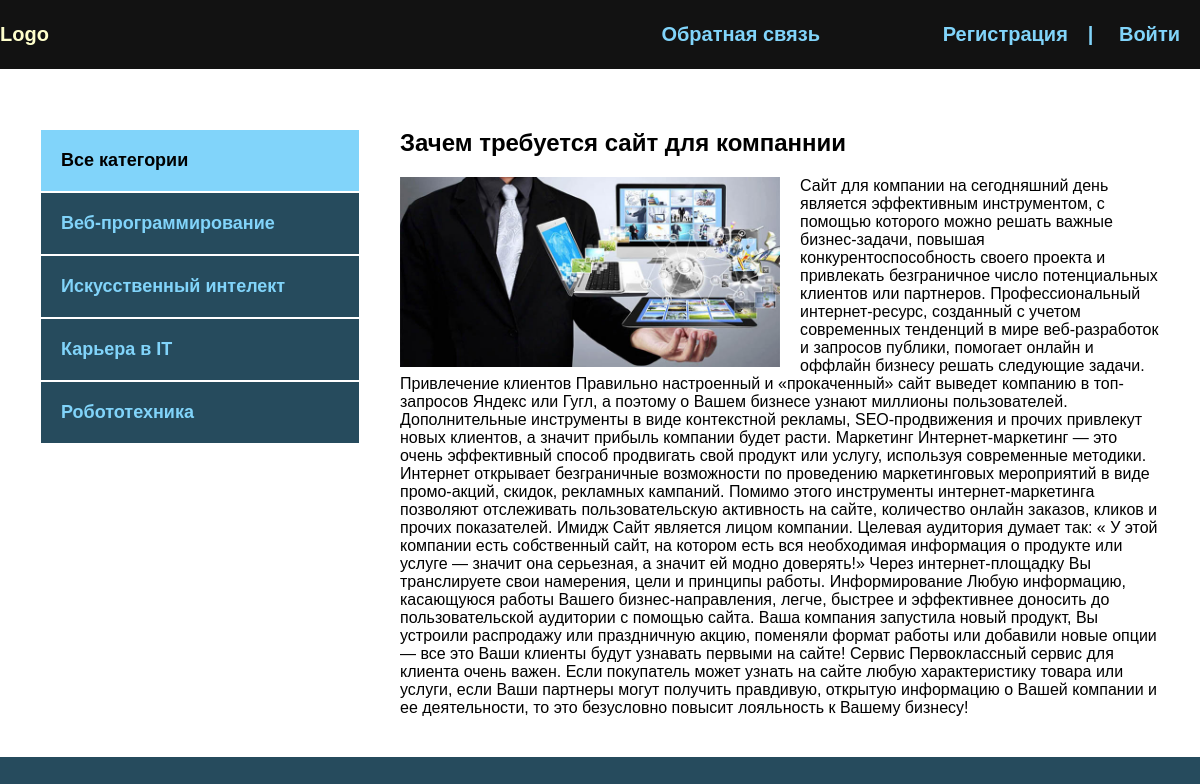
/post/zachem-trebuetsya-sajt-dlya-kompannii/, run on the app's committed database.
### blog/models.py (models this page shows, shortened)
class Category(models.Model):
    name = models.CharField(max_length=100, db_index=True, verbose_name='Категория')
    slug = models.SlugField(max_length=100, db_index=True, unique=True, verbose_name='URL')
    def get_absolut_url(self):
        return reverse('category', kwargs={'cat_slug': self.slug})
    class Meta:
        verbose_name = 'Категория'
        verbose_name_plural = 'Категории'

class Blog(models.Model):
    title = models.CharField(max_length=255, verbose_name='Название')
    slug = models.SlugField(max_length=255, unique=True, db_index=True, verbose_name='URL')
    content = models.TextField(blank=True, verbose_name='Контент')
    photo = models.ImageField(upload_to='photos/%Y/%m/%d', blank=True, verbose_name='Фото')
    time_completed = models.DateTimeField(auto_now_add=True, verbose_name='Дата опубликации')
    time_update = models.DateTimeField(auto_now=True, verbose_name='Дата обновления')
    is_published = models.BooleanField(default=True, verbose_name='Опубликовано')
    cat = models.ForeignKey('Category', on_delete=models.PROTECT, verbose_name='Категория')
    def __str__(self):
        return self.title
    class Meta:
        verbose_name = 'Новость'
        verbose_name_plural = 'Новости'
        ordering = ['-time_completed']

### blog/views.py (the view)
# urls.py: path('post/<slug:post_slug>/', ShowPost.as_view(), name='post'),
class ShowPost(DataMixin, DetailView):
    model = Blog
    template_name = 'blog/post.html'
    slug_url_kwarg = 'post_slug'
    context_object_name = 'post'
    def get_context_data(self, *, object_list=None, **kwargs):
        context = super().get_context_data(**kwargs)
        c_def = self.get_user_context(title=context['post'])
        return dict(list(context.items())+list(c_def.items()))

### blog/templatetags/blog_tags.py (called while the page is built)
@register.inclusion_tag('blog/list_categories.html')
def show_categories(sort=None, cat_selected=0):
    if not sort:
        cats = Category.objects.all()
    else:
        cats = Category.objects.order_by(sort)
    return {'cats': cats, 'cat_selected': cat_selected}

### blog/utils.py (called while the page is built)
    def get_user_context(self, **kwargs):
        context = kwargs
        cats = Category.objects.annotate((Count('blog')))
        user_menu = menu.copy()
        if not self.request.user.is_authenticated:
            user_menu.pop(0)
        context['menu'] = user_menu
        context['cats'] = cats
        if 'cat_selected' not in context:
            context['cat_selected'] = 0
        return context

### blog/templates/blog/post.html
{% extends 'blog/base.html' %}
{% block content %}
<div class="post">
    <h2>{{ post.title }}</h2>
    {% if post.photo %}
    <img src="{{ post.photo.url }}" alt="" class="image">
    {% endif %}
    {{ post.content|safe }}
</div>
{% endblock %}

### blog/templates/blog/base.html (shortened to what this page needs)
{% load static %}
{% load blog_tags %}
<!DOCTYPE html>
<html lang="en">
<head>
    <link rel="stylesheet" href="{% static 'css/style2.css' %}">
</head>
<body>
    <div class="header">
        <div class="wrap">
            <ul class="meinmenu">
                <li class="logo">
                    <a href="{% url 'index' %}">
                        <div class="logo">
                            Logo
                        </div>
                    </a>
                </li>
                {% for m in menu %}
                <li class="last">
                    <a href="{% url m.url_name %}">
                        {{ m.title }}
                    </a>
                </li>
                {% endfor %}
                {% if request.user.is_authenticated %}
                    <li class="last">{{ user.username }}| <a href="{% url 'logout' %}">Выйти</a></li>
                {% else %}
                    <li class="last"><a href="{% url 'register' %}">Регистрация</a>| <a href="{% url 'login' %}">
                        Войти</a></li>
                {% endif %}
            </ul>
        </div>
    </div>
    <div class="content">
        <div class="wrap">
            <div class="sidebar">
                <ul>
                    {% if cat_selected == 0 %}
                    <li class="selected">Все категории</li>
                    {% else %}
                    <li><a href="{% url 'index' %}">Все категории</a></li>
                    {% endif%}
                    {% for c in cats %}
                        {% if c.blog__count > 0 %}
                            {% if c.pk == cat_selected %}
                                <li class="selected">{{ c.name }}</li>
                            {% else %}
                                <li><a href="{{ c.get_absolut_url }}">{{ c.name }}</a></li>
                            {% endif %}
                        {% endif %}
                    {% endfor %}
                </ul>
            </div>
            <div class="main">
                {% block content %}
                {% endblock %}
            </div>
        </div>
    </div>
</body>
</html>

### blog/static/css/style2.css (style rules this page uses)
body { margin: 0; padding: 0; background-color: #264b5d; font-family: Verdana, Geneva, Tahoma, sans-serif; }
.wrap { max-width: 1200px; margin: 0 auto; }
.content .wrap { background-color: #FFF; padding: 40px; box-sizing: border-box; display: flex; }
ul { list-style-type: none; margin: 0; padding: 0; }
a { color: #81d4fa; text-decoration: none; padding: 20px; }
.header { background-color: #121212; }
.meinmenu { display: flex; align-items: center; font-size: 20px; font-weight: bold; justify-content: space-between; }
.logo { flex-basis: 40%; }
.last { flex-basis: 30%; text-align: right; color: #81d4fa; }
.sidebar ul { width: 320px; margin-right: 40px; margin-top: 20px; }
.sidebar a { padding: 20px; background: #264b5d; display: block; border: 1px solid white; font-weight: bold; font-size: 18px; }
.selected { font-size: 18px; padding: 20px; border: 1px solid white; font-weight: bold; background: #81d4fa; }
.image { max-width: 50%; float: left; margin-right: 20px; }
.post { font-size: 16px; }
.last a { display: inline; }

### data on the page
Category: name "Веб-программирование"
Category: name "Искусственный интелект"
Category: name "Карьера в IT"
Category: name "Робототехника"
Blog: title "Зачем требуется сайт для компаннии", photo (picture), content "Сайт для компании на сегодняшний день является эффективным инструментом, с помощью которого можно решать важные бизнес-задачи, повышая конкурентоспособность своего проекта и привлекать безграничное число потенциальных клиентов или партнеров. Профессиональный интернет-ресурс, созданный с учетом современных тенденций в мире веб-разработок и запросов публики, помогает онлайн и оффлайн бизнесу решать следующие задачи. Привлечение клиентов Правильно настроенный и «прокаченный» сайт выведет компанию в топ-запросов Яндекс или Гугл, а поэтому о Вашем бизнесе узнают миллионы пользователей. Дополнительные инструменты в виде контекстной рекламы, SEO-продвижения и прочих привлекут новых клиентов, а…"

### other printed values
{{ m.title }} "Обратная связь"
